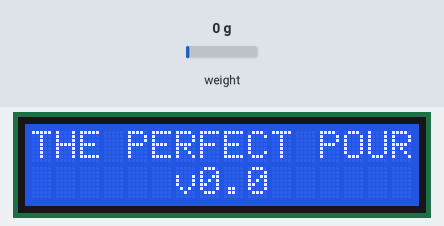
Simulated run of this sketch. Board: Arduino Uno, built with avr-gcc and run on an emulated ATmega328P. Parts: 16×2 character LCD. The inputs (shaded band) are chosen by the test bench; at power-on: weight on the scale 0 g. What the sketch prints to the serial monitor is not drawn.

Above: at 1.1 s.
At 4.2 s:
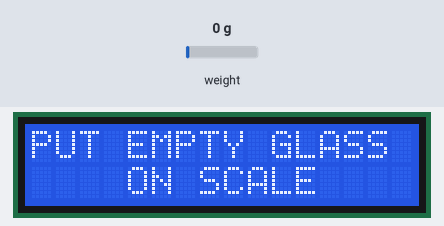
4.3 s: weight on the scale set to 4 g
At 7.1 s:
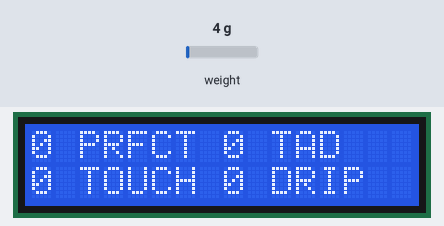
7.3 s: weight on the scale set to 100 g
At 9.0 s:
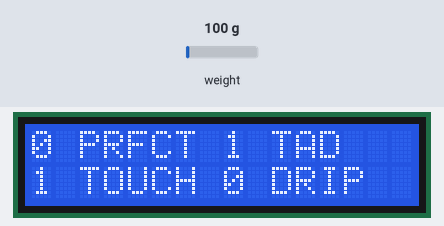
9.2 s: weight on the scale set to 1250 g
At 11.6 s:
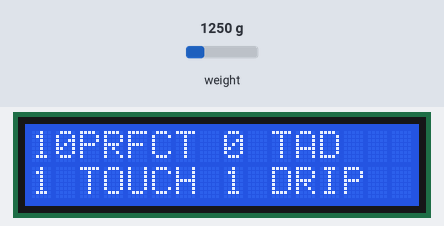
Timing chart, 0 to 13.1 s (numbered marks = the images above; inputs shaded):
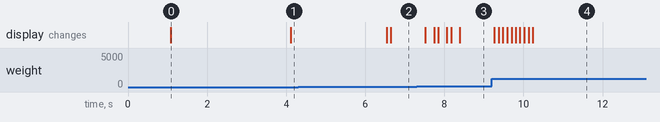

The sketch:

wineScaleMain.ino
```cpp
#include "HX711.h"
#include <Wire.h>
#include <LiquidCrystal_I2C.h>
#include "RunningAverage.h"

#define LOADCELL_DOUT_PIN  2
#define LOADCELL_SCK_PIN  3

HX711 scale;
LiquidCrystal_I2C lcd(0x27, 16, 2);
RunningAverage myRA(10);

float calibration_factor = -460;
float threshold = 2;

void setup() {
  // Display initialization
  lcd.begin();

  // Load cell initialization
  scale.begin(LOADCELL_DOUT_PIN, LOADCELL_SCK_PIN);
  scale.set_scale(calibration_factor);
}

void loop() {
  // put your main code here, to run repeatedly:
  startup();
}

void startup() {
  Serial.begin(9600);

  lcd.clear();
  scale.tare();

  lcd.setCursor(0,0);
  lcd.print("THE PERFECT POUR");
  lcd.setCursor(6,1);
  lcd.print("v0.0");
  delay(2000);
  tareGlass();
}

void tareGlass() {
  float reading = 0;
  float average = 0;
  float point1 = 0;
  float point2 = 0;

  scale.tare();

  lcd.clear();
  lcd.setCursor(0,0);
  lcd.print("PUT EMPTY GLASS");
  lcd.setCursor(4,1);
  lcd.print("ON SCALE");

  while(reading <= threshold){
    reading = scale.get_units();
  }

  delay(750);
  point1 = scale.get_units();
  delay(250);
  point2 = scale.get_units();
  if(point1 >= threshold && point2 >= threshold){
    if(abs(point1 - point2) <= threshold){
      scale.tare();
      measureWine();
    }
    else{
        lcd.clear();
        lcd.setCursor(2,0);
        lcd.print("REMOVE GLASS");
        while(reading >= threshold){
          reading = scale.get_units();
        }
        tareGlass();
    }
  }
  else if(point1 <= threshold && point2 >= threshold){
    lcd.clear();
    lcd.setCursor(2,0);
    lcd.print("REMOVE GLASS");
    while(reading >= threshold){
      reading = scale.get_units();
    }
    tareGlass();
  }
 else{
   tareGlass();
 }
}

void measureWine() {
  float reading = 0;
  float average = 0;
  float ml = 0;
  int perfect = 0;
  int tad = 0;
  int touch = 0;
  int drip = 0;

  myRA.clear();

  lcd.clear();
  lcd.setCursor(0,0);
  lcd.print("  PRFCT   TAD");
  lcd.setCursor(0,1);
  lcd.print("  TOUCH   DRIP");

  while(average >= -0.9*threshold){
    reading = scale.get_units();
    myRA.addValue(reading);
    average = myRA.getAverage();
    Serial.println(average, 3);

    ml = average;
    Serial.println(ml);
    perfect = ml / 120;
    tad = (ml - perfect*120) / 60;
    touch = (ml - perfect*120 - tad*60) / 30;
    drip = (ml - perfect*120 - tad*60 - touch*30) / 15;

    if(perfect < 0) {
      perfect = 0;
    }
    if(tad < 0) {
      tad = 0;
    }
    if(touch < 0) {
      touch = 0;
    }
    if(drip < 0) {
      drip = 0;
    }

    lcd.setCursor(0,0);
    lcd.print(perfect);
    lcd.setCursor(8,0);
    lcd.print(tad);
    lcd.setCursor(0,1);
    lcd.print(touch);
    lcd.setCursor(8,1);
    lcd.print(drip);
  }

  delay(500);
  tareGlass();
}
```

Measured:
- the behaviour switches between 2 and 3 g on weight on the scale (found by bisection; images 1 and 2)
- after the input at 4.3 s, the display: first changes after 2.2 s (image 2 shows a later state)
- after the input at 7.3 s, the display: first changes after 0.22 s (image 3 shows a later state)
- after the input at 9.2 s, the display: first changes after 0.06 s (image 4 shows a later state)
- what the display in image 0 shows lasts 3.0 s, from 1.1 s to 4.1 s
